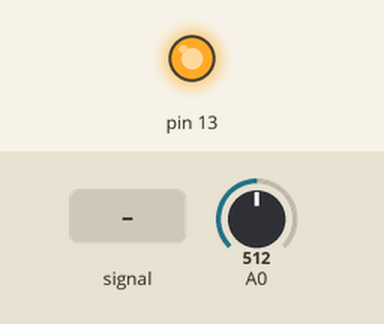
The sketch below on a simulated Arduino Uno, built with avr-gcc and run on an emulated ATmega328P. Parts: output pins drawn as LEDs (lit = HIGH). Dashed ring = blinking. The test bench sets the inputs (shaded band); at power-on: A0 = 512. What the sketch prints to the serial monitor is not drawn.

Above: at 1.2 s.
1.3 s: A0 fed a 200 Hz sine of ±81 counts around its level
At 1.36 s:
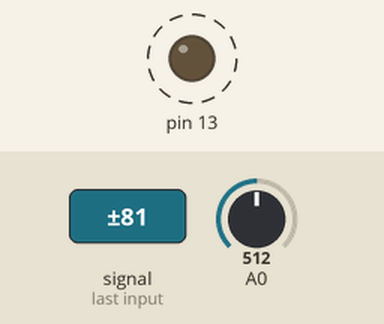
4.3 s: A0 fed a 50 Hz sine of ±306 counts around its level
At 5.1 s:
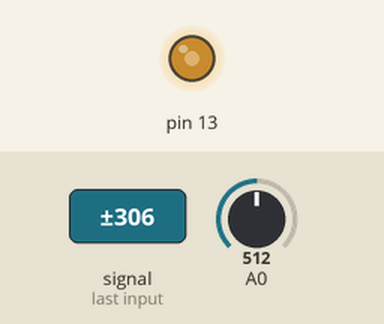
7.3 s: A0 set to 716
8.8 s: A0 set to 508
10.3 s: A0 set to 494
At 11.5 s:
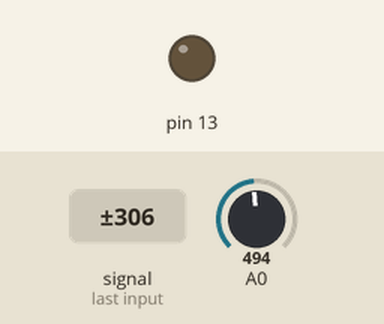
11.8 s: A0 set to 510
At 12.9 s:
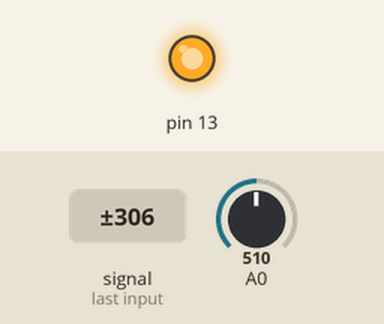
Timing chart, 0 to 14.3 s (numbered marks = the images above; inputs shaded):
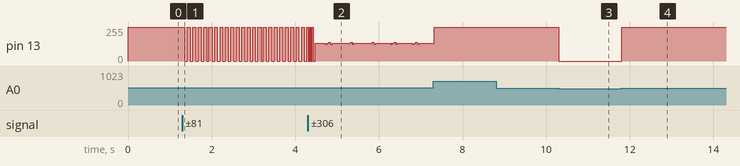

Measured:
- the behaviour switches between 501 and 500 on A0 (found by bisection; images 2 and 3)
- after the input at 1.3 s, pin 13: alternates 255/255 for 0.07 s and 0/255 for 0.06 s, starting after 0.06 s
- after the input at 10.3 s, pin 13: 255/255 → 0/255 at once
- after the input at 11.8 s, pin 13: 0/255 → 255/255 at once

The sketch:

Interal_Exam_ldr.ino
```cpp
#include<avr/io.h>
#include<avr/interrupt.h>
int val,flag=0;
void setup() {
  // put your setup code here, to run once:
  DDRB=0X20;
  PORTB=0X00;
  ADMUX=0X40;
  ADCSRA=0XEF;
  Serial.begin(9600);

  interrupts();
}

void loop() {
  // put your main code here, to run repeatedly:
  if(flag==1)
  {
    Serial.println(val);
    flag=0;
    if(val>500)
    {
      PORTB=0X20;
    }
    else
    {
      PORTB=0X00;
    }
  }
}

ISR(ADC_vect)
{
  flag=1;
  val=ADCL|(ADCH<<8);
}
```
